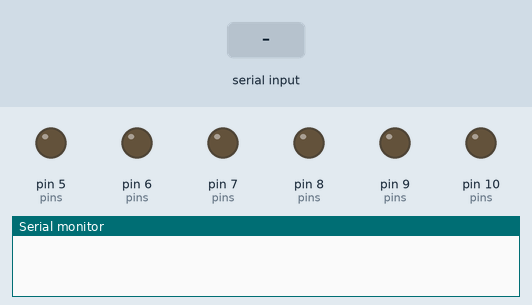
Simulated run of this sketch. Board: Arduino Nano, built with avr-gcc and run on an emulated ATmega328P. On the bench: output pins drawn as LEDs (lit = HIGH), the last lines printed to the serial monitor. The test bench sets the inputs (shaded band).

Above: at 1.2 s.
1.3 s: "F90\n" received over the second serial link
At 2.1 s:
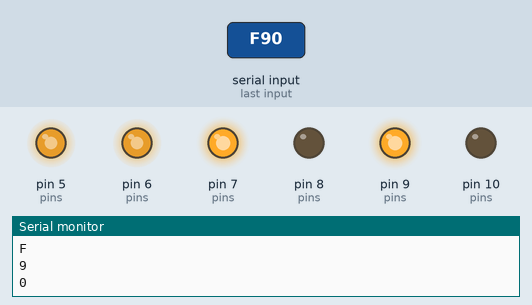
3.8 s: "F,45\n" received over the second serial link
At 4.3 s:
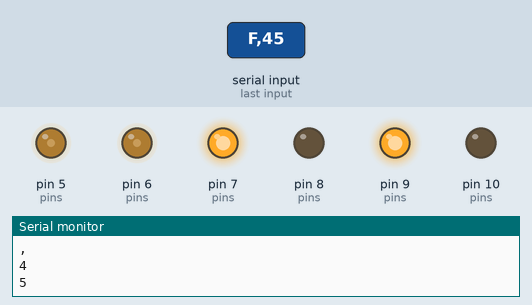
6.3 s: "B90\n" received over the second serial link
At 7.1 s:
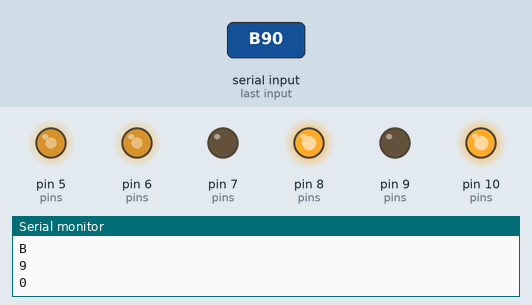
8.8 s: "L90\n" received over the second serial link
At 9.3 s:
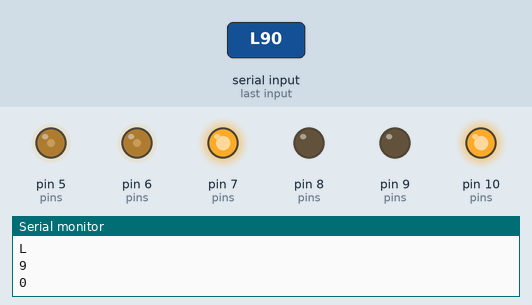
11.3 s: "R90\n" received over the second serial link
At 12.1 s:
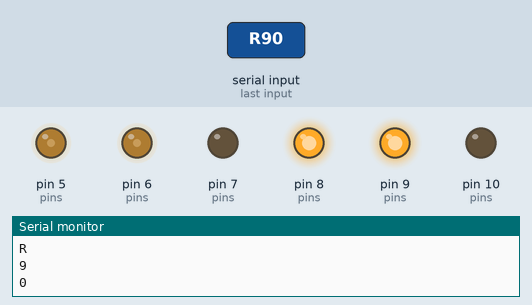
13.8 s: "B,45\n" received over the second serial link
At 14.3 s:
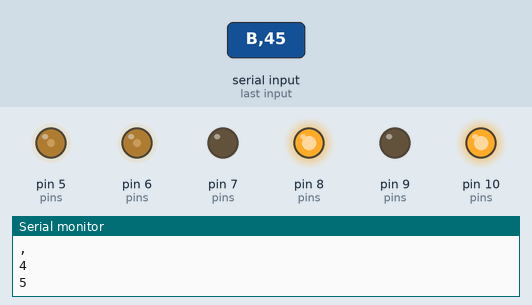
Timing chart, 0 to 16.8 s (numbered marks = the images above; inputs shaded):
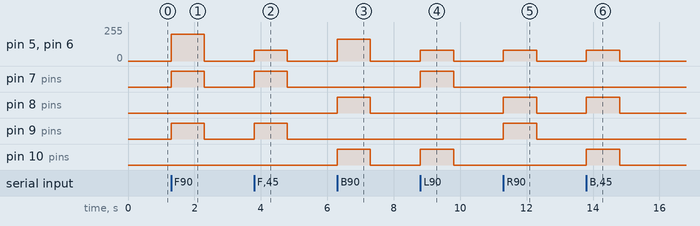

The sketch:

34_tracked_tank_bluetooth.ino
```cpp
/*
  المستوى المتطور — المشروع 4: الروبوت المجنزر الوعر مع التحكم اللاسلكي (Arduino Nano)
  كتاب: 38 مشروع في شهر — لؤي النصري (@robotlouay)

  التوصيل:
    HC-05: VCC → 5V   GND → GND   TXD → D2   RXD ← D3 عبر مقسم جهد (1kΩ / 2kΩ)
    L298N: ENA → D5   IN1 → D7   IN2 → D8   (الجنزير الأيمن)
           ENB → D6   IN3 → D9   IN4 → D10  (الجنزير الأيسر)
           (انزع جمبر ENA و ENB للتحكم في السرعة)
    البطارية: 3 × 18650 (11.1V) → 12V في L298N ، GND مشترك ، 5V من L298N → 5V في Nano
  الأوامر من التطبيق: F B L R S للحركة ، و 0..9 للسرعة (q = 100%)
*/

#include <SoftwareSerial.h>

SoftwareSerial bt(2, 3);        // RX, TX
const int ENA = 5, IN1 = 7, IN2 = 8;
const int ENB = 6, IN3 = 9, IN4 = 10;
int speedVal = 200;             // 0..255
unsigned long lastCmd = 0;

void track(int en, int a, int b, int dir) {      // dir: 1 أمام ، -1 خلف ، 0 توقف
  digitalWrite(a, dir == 1);
  digitalWrite(b, dir == -1);
  analogWrite(en, dir == 0 ? 0 : speedVal);
}
void drive(int right, int left) {
  track(ENA, IN1, IN2, right);
  track(ENB, IN3, IN4, left);
}

void setup() {
  bt.begin(9600);
  Serial.begin(9600);
  int pins[] = {ENA, IN1, IN2, ENB, IN3, IN4};
  for (int p : pins) pinMode(p, OUTPUT);
  drive(0, 0);
}

void loop() {
  if (bt.available()) {
    char c = bt.read();
    lastCmd = millis();
    if (c >= '0' && c <= '9') speedVal = map(c - '0', 0, 9, 80, 230);
    else if (c == 'q')        speedVal = 255;
    switch (c) {
      case 'F': drive(1, 1);   break;
      case 'B': drive(-1, -1); break;
      case 'L': drive(1, -1);  break;   // دوران في المكان (360°)
      case 'R': drive(-1, 1);  break;
      case 'S': drive(0, 0);   break;
    }
    Serial.println(c);
  }
  if (millis() - lastCmd > 1000) drive(0, 0);   // أمان عند انقطاع الإشارة
}
```

Measured:
- after the input at 1.3 s, pin 5 (pins), pin 6 (pins): 0/255 → 200/255 at once, → 0/255 1.0 s later; pin 7 (pins), pin 9 (pins): LOW → HIGH at once, → LOW 1.0 s later
- after the input at 3.8 s, pin 5 (pins), pin 6 (pins): 0/255 → 80/255 at once, → 0/255 1.0 s later; pin 7 (pins), pin 9 (pins): LOW → HIGH at once, → LOW 1.0 s later
- after the input at 6.3 s, pin 5 (pins), pin 6 (pins): 0/255 → 163/255 at once, → 0/255 1.0 s later; pin 8 (pins), pin 10 (pins): LOW → HIGH at once, → LOW 1.0 s later
- after the input at 8.8 s, pin 5 (pins), pin 6 (pins): 0/255 → 80/255 at once, → 0/255 1.0 s later; pin 7 (pins), pin 10 (pins): LOW → HIGH at once, → LOW 1.0 s later
- after the input at 11.3 s, pin 5 (pins), pin 6 (pins): 0/255 → 80/255 at once, → 0/255 1.0 s later; pin 8 (pins), pin 9 (pins): LOW → HIGH at once, → LOW 1.0 s later
- after the input at 13.8 s, pin 5 (pins), pin 6 (pins): 0/255 → 80/255 at once, → 0/255 1.0 s later; pin 8 (pins), pin 10 (pins): LOW → HIGH at once, → LOW 1.0 s later
